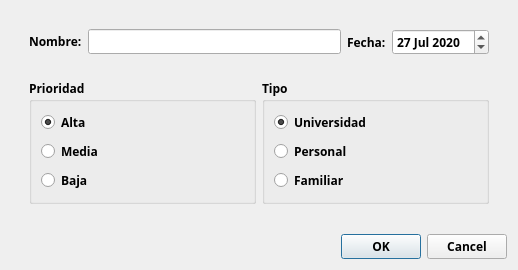
<?xml version="1.0" encoding="UTF-8"?>
<ui version="4.0">
 <class>Tareas</class>
 <widget class="QDialog" name="Tareas">
  <property name="geometry">
   <rect>
    <x>0</x>
    <y>0</y>
    <width>518</width>
    <height>270</height>
   </rect>
  </property>
  <property name="font">
   <font>
    <family>Sitka Text</family>
    <weight>75</weight>
    <bold>true</bold>
   </font>
  </property>
  <property name="windowTitle">
   <string>Agregar Tarea</string>
  </property>
  <property name="windowIcon">
   <iconset resource="recursos.qrc">
    <normaloff>:/recursos/lista-de-quehaceres.png</normaloff>:/recursos/lista-de-quehaceres.png</iconset>
  </property>
  <layout class="QVBoxLayout" name="verticalLayout_2">
   <item>
    <widget class="QWidget" name="widget_3" native="true">
     <layout class="QVBoxLayout" name="verticalLayout">
      <item>
       <widget class="QWidget" name="widget" native="true">
        <layout class="QHBoxLayout" name="horizontalLayout_2">
         <item>
          <layout class="QFormLayout" name="formLayout_2">
           <item row="0" column="0">
            <widget class="QLabel" name="label">
             <property name="text">
              <string>Nombre:</string>
             </property>
            </widget>
           </item>
           <item row="0" column="1">
            <widget class="QLineEdit" name="inNombre"/>
           </item>
          </layout>
         </item>
         <item>
          <layout class="QFormLayout" name="formLayout_4">
           <item row="0" column="0">
            <widget class="QLabel" name="label_3">
             <property name="text">
              <string>Fecha:</string>
             </property>
            </widget>
           </item>
           <item row="0" column="1">
            <widget class="QDateEdit" name="inFecha">
             <property name="dateTime">
              <datetime>
               <hour>0</hour>
               <minute>0</minute>
               <second>0</second>
               <year>2020</year>
               <month>7</month>
               <day>27</day>
              </datetime>
             </property>
             <property name="maximumDate">
              <date>
               <year>2022</year>
               <month>12</month>
               <day>31</day>
              </date>
             </property>
            </widget>
           </item>
          </layout>
         </item>
        </layout>
       </widget>
      </item>
      <item>
       <widget class="QWidget" name="widget_2" native="true">
        <layout class="QHBoxLayout" name="horizontalLayout">
         <item>
          <widget class="QGroupBox" name="groupBox_2">
           <property name="title">
            <string>Prioridad</string>
           </property>
           <layout class="QFormLayout" name="formLayout_3">
            <item row="0" column="0">
             <widget class="QRadioButton" name="inAlta">
              <property name="text">
               <string>Alta</string>
              </property>
              <property name="checked">
               <bool>true</bool>
              </property>
             </widget>
            </item>
            <item row="1" column="0">
             <widget class="QRadioButton" name="inMedia">
              <property name="text">
               <string>Media</string>
              </property>
             </widget>
            </item>
            <item row="2" column="0">
             <widget class="QRadioButton" name="inBaja">
              <property name="text">
               <string>Baja</string>
              </property>
             </widget>
            </item>
           </layout>
          </widget>
         </item>
         <item>
          <widget class="QGroupBox" name="groupBox">
           <property name="title">
            <string>Tipo</string>
           </property>
           <layout class="QFormLayout" name="formLayout">
            <item row="0" column="0">
             <widget class="QRadioButton" name="inUniversidad">
              <property name="text">
               <string>Universidad</string>
              </property>
              <property name="checked">
               <bool>true</bool>
              </property>
             </widget>
            </item>
            <item row="1" column="0">
             <widget class="QRadioButton" name="inPersonal">
              <property name="text">
               <string>Personal</string>
              </property>
             </widget>
            </item>
            <item row="2" column="0">
             <widget class="QRadioButton" name="inFamiliar">
              <property name="text">
               <string>Familiar</string>
              </property>
             </widget>
            </item>
           </layout>
          </widget>
         </item>
        </layout>
       </widget>
      </item>
      <item>
       <spacer name="verticalSpacer">
        <property name="orientation">
         <enum>Qt::Vertical</enum>
        </property>
        <property name="sizeHint" stdset="0">
         <size>
          <width>20</width>
          <height>40</height>
         </size>
        </property>
       </spacer>
      </item>
     </layout>
    </widget>
   </item>
   <item>
    <widget class="QDialogButtonBox" name="buttonBox">
     <property name="orientation">
      <enum>Qt::Horizontal</enum>
     </property>
     <property name="standardButtons">
      <set>QDialogButtonBox::Cancel|QDialogButtonBox::Ok</set>
     </property>
    </widget>
   </item>
  </layout>
 </widget>
 <resources>
  <include location="recursos.qrc"/>
 </resources>
 <connections>
  <connection>
   <sender>buttonBox</sender>
   <signal>accepted()</signal>
   <receiver>Tareas</receiver>
   <slot>accept()</slot>
   <hints>
    <hint type="sourcelabel">
     <x>248</x>
     <y>254</y>
    </hint>
    <hint type="destinationlabel">
     <x>157</x>
     <y>274</y>
    </hint>
   </hints>
  </connection>
  <connection>
   <sender>buttonBox</sender>
   <signal>rejected()</signal>
   <receiver>Tareas</receiver>
   <slot>reject()</slot>
   <hints>
    <hint type="sourcelabel">
     <x>316</x>
     <y>260</y>
    </hint>
    <hint type="destinationlabel">
     <x>286</x>
     <y>274</y>
    </hint>
   </hints>
  </connection>
 </connections>
</ui>
